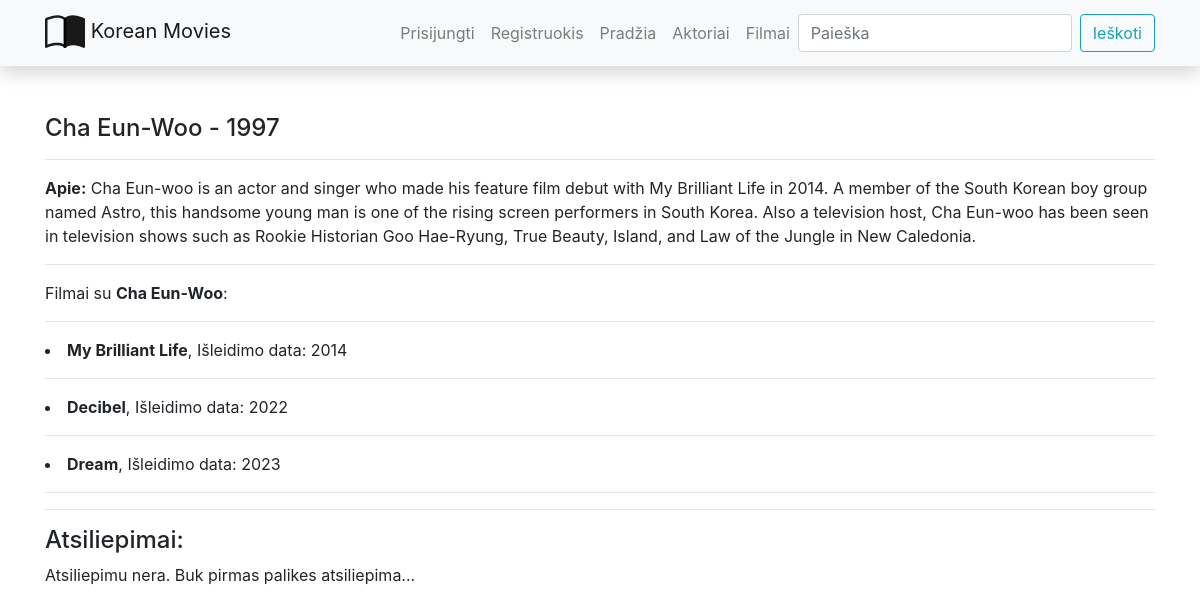
The app's page /filmai/aktoriai/3, older data.
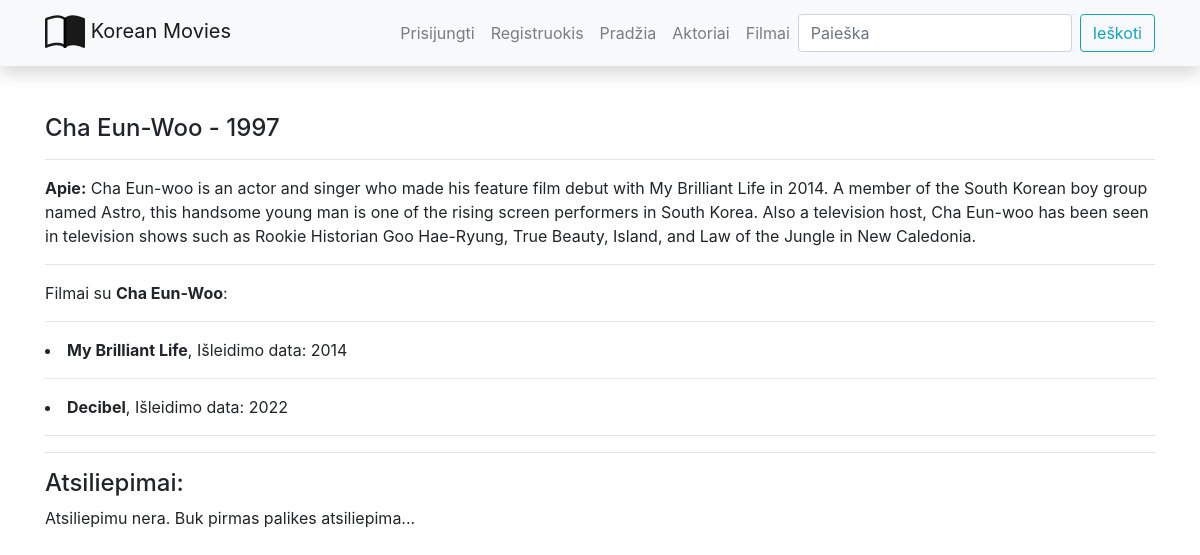
The same page, newer data.
### filmai/models.py (models this page shows, shortened)
class Filmas(models.Model):
    pavadinimas = models.CharField('Pavadinimas', max_length=100)
    rating = models.FloatField(null=True, blank=True)
    rodymo_data = models.IntegerField('Rodomas nuo:')
    aprasymas = HTMLField()
    aktoriusFK = models.ForeignKey(Aktorius, on_delete=models.SET_NULL, null=True, related_name='filmas_set', verbose_name="Aktorius")
    category = models.ManyToManyField(Category, help_text="Išrinkite kategorija")
    cover = models.ImageField("Viršelis", upload_to="covers", null=True, blank=True)
    class Meta:
        verbose_name = "Filmas"
        verbose_name_plural = "Filmai"

### filmai/views.py (the view)
# urls.py: path('aktoriai/<int:aktorius_id>', views.aktorius, name='aktorius-vienas-url'),
def aktorius(request, aktorius_id):
    aktorius_viena_eilute = get_object_or_404(Aktorius, pk=aktorius_id)
    context_t = {
        'aktorius_viena_eilute_t': aktorius_viena_eilute
    }
    return render(request, 'aktorius_vienas.html', context=context_t)

### filmai/templates/aktorius_vienas.html (shortened to what this page needs)
{% extends "base.html" %}
{% block content %}
<h4> {{ aktorius_viena_eilute_t.vardas_pavarde }} - {{ aktorius_viena_eilute_t.g_metai }} </h4>
<hr/>
<p><strong>Apie:</strong> {{ aktorius_viena_eilute_t.kinografija | safe }} </p>
<hr/>
{% if aktorius_viena_eilute_t.filmas_set.all %}
<p>Filmai su <strong>{{ aktorius_viena_eilute_t.vardas_pavarde }}</strong>: </p>
<hr/>
    {% for filmas_o in aktorius_viena_eilute_t.filmas_set.all %}
         <li><strong>{{ filmas_o.pavadinimas }}</strong>, Išleidimo data: {{ filmas_o.rodymo_data }}</li>
          <hr/>
   {% endfor %}
{% else %}
     <p> Filmų su šiuo aktoriu/e nėra</p>
{% endif %}
<hr/>
<h4>Atsiliepimai:</h4>
{% if aktorius.aktoriusreview_set.all %}
    {% for review_o in aktorius.aktoriusreview_set.all %}
        <hr/>
<img class="img-fluid rounded-circle" src="{{ review_o.reviewer.profilis.nuotrauka.url }}" style="width: 30px; height: 30px;"/>
<p class="bg-light"><em><strong>{{ review_o.reviewer }}</strong> {{ review_o.review_date }}</em></p>
        <p>{{ review_o.comment }}</p>
    {% endfor %}
{% else %}
    <p>Atsiliepimu nera. Buk pirmas palikes atsiliepima...</p>
{% endif %}
{% endblock %}

Row changes from the older to the newer data that the page shows:
no longer on this page (row edited): Filmas: pavadinimas "Dream", rodymo_data "2023"
